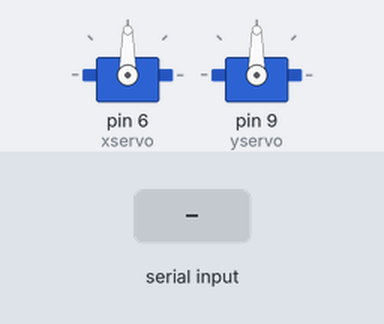
This sketch was run on a simulated Arduino Uno, built with avr-gcc and run on an emulated ATmega328P. Parts: 2 × servo. Inputs (shaded band) come from the test bench. What the sketch prints to the serial monitor is not drawn.

Above: at 1.2 s.
1.3 s: "x90\n" received over Serial
At 1.7 s:
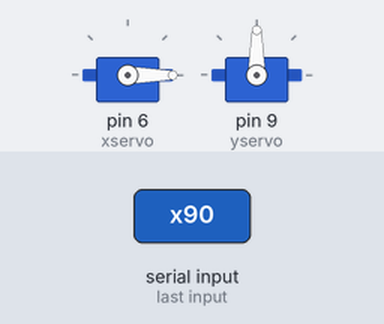
2.8 s: "x,45\n" received over Serial
At 4.0 s:
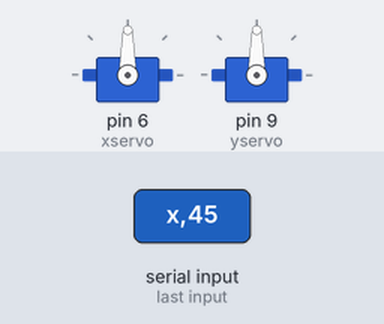
4.3 s: "y90\n" received over Serial
At 5.1 s:
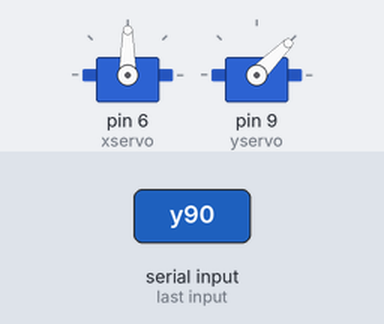
5.8 s: "y,45\n" received over Serial
At 6.3 s:
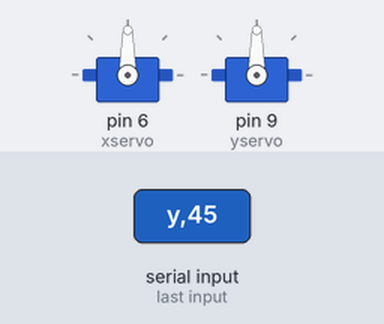
7.3 s: "x" received over Serial
At 8.5 s:
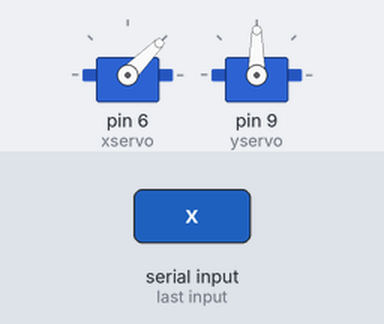
8.8 s: "y" received over Serial
At 9.8 s:
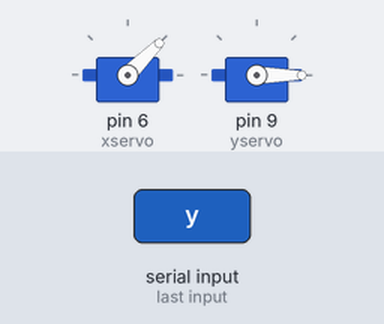
Timing chart, 0 to 11.3 s (numbered marks = the images above; inputs shaded):
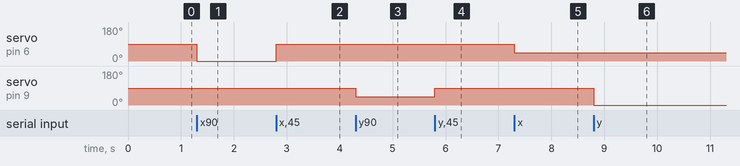

The sketch:

arduino_serial_servo_xy.ino
```cpp
#include <Servo.h>

Servo yservo;  Servo xservo; // servos for x and y
//set initial values for x and y
int ypos = 0;
int xpos = 0;

void setup(){
  xservo.attach(6); //(analog pin 0) for the x servo
  yservo.attach(9);  //(analog pin 1) for the y server

  Serial.begin(19200); // 19200 is the rate of communication
  Serial.println("Rolling"); // some output for debug purposes.

}

void loop() {
  static int v = 0; // value to be sent to the servo (0-180)
  if ( Serial.available()) {
    char ch = Serial.read(); // read in a character from the serial port and assign to ch
    switch(ch) { // switch based on the value of ch
      case '0'...'9': // if it's numeric
        v = v * 10 + ch - '0';
        /*
           so if the chars sent are 45x (turn x servo to 45 degs)..
           v is the value we want to send to the servo and it is currently 0
           The first char (ch) is 4 so
           0*10 = 0 + 4 - 0 = 4;
           Second char is 4;
           4*10 = 40 + 5 = 45 - 0 = 45;
           Third char is not a number(0-9) so we  drop through...
        */
        break;
      case 'x': // if it's x
      /*
       ....and land here
       where we send the value of v which is now 45 to the x servo
       and then reset v to 0
      */
        xservo.write(v);
        v = 0;
        break;
      case 'y':
        yservo.write(v);
        v = 0;
        break;
    }
  }
}
```

Measured:
- after the input at 1.3 s, servo on pin 6 (xservo): 90° → 0° at once
- after the input at 2.8 s, servo on pin 6 (xservo): 0° → 90° at once
- after the input at 4.3 s, servo on pin 9 (yservo): 90° → 45° at once
- after the input at 5.8 s, servo on pin 9 (yservo): 45° → 90° at once
- after the input at 7.3 s, servo on pin 6 (xservo): 90° → 45° at once
- after the input at 8.8 s, servo on pin 9 (yservo): 90° → 0° at once
